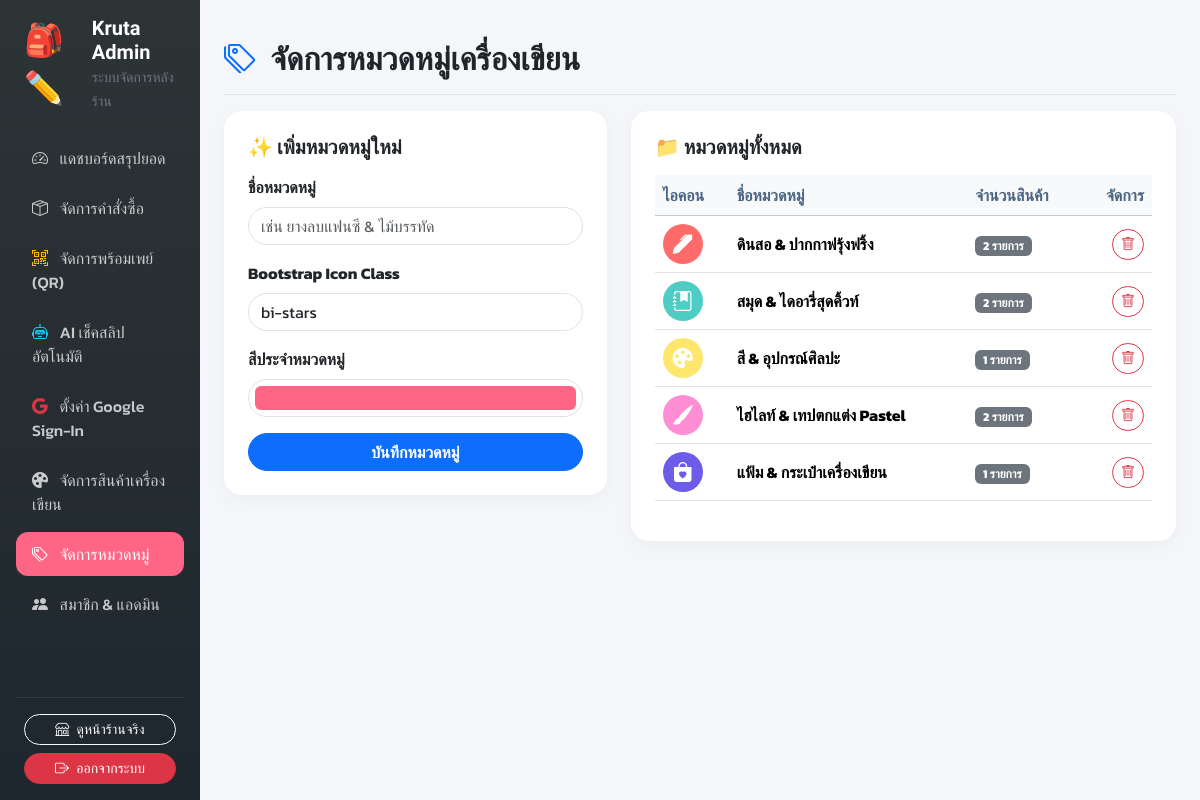
Screenshot of /admin/categories.php (signed in) with the database file from the repository.
### tables this page shows
CREATE TABLE IF NOT EXISTS `categories` (
  `id` INT AUTO_INCREMENT PRIMARY KEY,
  `name` VARCHAR(100) NOT NULL,
  `icon` VARCHAR(50) DEFAULT 'bi-bookmark-star',
  `color` VARCHAR(20) DEFAULT '#FF6B6B'
);

### admin/categories.php (the view, shortened to what this page needs)
<?php
require_once '../config.php';
$categories = $conn->query("SELECT c.*, COUNT(p.id) as product_count FROM categories c LEFT JOIN products p ON c.id = p.category_id GROUP BY c.id ORDER BY c.id ASC")->fetchAll();
require_once 'header.php';
?>
<div class="d-flex justify-content-between flex-wrap flex-md-nowrap align-items-center pt-3 pb-2 mb-3 border-bottom">
    <h1 class="h2 fw-bold font-mali"><i class="bi bi-tags text-primary me-2"></i> จัดการหมวดหมู่เครื่องเขียน</h1>
</div>
<div class="row g-4">
    <div class="col-md-5">
        <div class="card admin-card p-4 bg-white">
            <h5 class="fw-bold font-mali mb-3">✨ เพิ่มหมวดหมู่ใหม่</h5>
            <form method="POST">
                <div class="mb-3">
                    <label class="form-label fw-bold">ชื่อหมวดหมู่</label>
                    <input type="text" name="name" class="form-control rounded-pill" required placeholder="เช่น ยางลบแฟนซี & ไม้บรรทัด">
                </div>
                <div class="mb-3">
                    <label class="form-label fw-bold">Bootstrap Icon Class</label>
                    <input type="text" name="icon" class="form-control rounded-pill" value="bi-stars" placeholder="เช่น bi-pen-fill, bi-palette-fill">
                </div>
                <div class="mb-3">
                    <label class="form-label fw-bold">สีประจำหมวดหมู่</label>
                    <input type="color" name="color" class="form-control form-control-color w-100 rounded-pill" value="#FF6584">
                </div>
                <button type="submit" name="add_category" class="btn btn-primary rounded-pill w-100 fw-bold">
                    บันทึกหมวดหมู่
                </button>
            </form>
        </div>
    </div>
    <div class="col-md-7">
        <div class="card admin-card p-4 bg-white">
            <h5 class="fw-bold font-mali mb-3">📁 หมวดหมู่ทั้งหมด</h5>
            <div class="table-responsive">
                <table class="table align-middle">
                    <thead class="table-light">
                        <tr>
                            <th>ไอคอน</th>
                            <th>ชื่อหมวดหมู่</th>
                            <th>จำนวนสินค้า</th>
                            <th class="text-end">จัดการ</th>
                        </tr>
                    </thead>
                    <tbody>
                        <?php foreach ($categories as $cat): ?>
                            <tr>
                                <td>
                                    <div class="rounded-circle d-flex align-items-center justify-content-center text-white"
                                         style="width: 40px; height: 40px; background-color: <?= htmlspecialchars($cat['color']) ?>;">
                                        <i class="bi <?= htmlspecialchars($cat['icon']) ?> fs-5"></i>
                                    </div>
                                </td>
                                <td><b class="font-mali"><?= htmlspecialchars($cat['name']) ?></b></td>
                                <td><span class="badge bg-secondary"><?= $cat['product_count'] ?> รายการ</span></td>
                                <td class="text-end">
                                    <a href="categories.php?delete=<?= $cat['id'] ?>" onclick="return confirm('ลบหมวดหมู่นี้ สินค้าในหมวดหมู่นี้จะถูกลบด้วย?')" class="btn btn-sm btn-outline-danger rounded-pill">
                                        <i class="bi bi-trash"></i>
                                    </a>
                                </td>
                            </tr>
                        <?php endforeach; ?>
                    </tbody>
                </table>
            </div>
        </div>
    </div>
</div>
<?php require_once 'footer.php'; ?>

### admin/header.php (shortened to what this page needs)
<!DOCTYPE html>
<html lang="th">
<head>
    <link href="https://cdn.jsdelivr.net/npm/bootstrap@5.3.3/dist/css/bootstrap.min.css" rel="stylesheet">
    <link rel="stylesheet" href="https://cdn.jsdelivr.net/npm/bootstrap-icons@1.11.3/font/bootstrap-icons.min.css">
</head>
<body>
<div class="container-fluid">
    <div class="row">
        <nav class="col-md-3 col-lg-2 d-md-block admin-sidebar p-3 collapse d-md-flex flex-column">
            <div class="d-flex align-items-center gap-2 mb-4 px-2">
                <span class="fs-2">🎒✏️</span>
                <div>
                    <h5 class="fw-bold mb-0 text-white" style="font-family: 'Mali', cursive;">Kruta Admin</h5>
                    <small class="text-secondary">ระบบจัดการหลังร้าน</small>
                </div>
            </div>
            <ul class="nav flex-column mb-auto">
                <li class="nav-item">
                    <a class="nav-link <?= basename($_SERVER['PHP_SELF']) == 'index.php' ? 'active' : '' ?>" href="index.php">
                        <i class="bi bi-speedometer2 me-2"></i> แดชบอร์ดสรุปยอด
                    </a>
                </li>
                <li class="nav-item">
                    <a class="nav-link <?= basename($_SERVER['PHP_SELF']) == 'orders.php' ? 'active' : '' ?>" href="orders.php">
                        <i class="bi bi-box-seam me-2"></i> จัดการคำสั่งซื้อ
                    </a>
                </li>
                <li class="nav-item">
                    <a class="nav-link <?= basename($_SERVER['PHP_SELF']) == 'promptpay_settings.php' ? 'active' : '' ?>" href="promptpay_settings.php">
                        <i class="bi bi-qr-code-scan me-2 text-warning"></i> จัดการพร้อมเพย์ (QR)
                    </a>
                </li>
                <li class="nav-item">
                    <a class="nav-link <?= basename($_SERVER['PHP_SELF']) == 'ai_settings.php' ? 'active' : '' ?>" href="ai_settings.php">
                        <i class="bi bi-robot me-2 text-info"></i> AI เช็คสลิปอัตโนมัติ
                    </a>
                </li>
                <li class="nav-item">
                    <a class="nav-link <?= basename($_SERVER['PHP_SELF']) == 'google_settings.php' ? 'active' : '' ?>" href="google_settings.php">
                        <i class="bi bi-google me-2 text-danger"></i> ตั้งค่า Google Sign-In
                    </a>
                </li>
                <li class="nav-item">
                    <a class="nav-link <?= basename($_SERVER['PHP_SELF']) == 'products.php' ? 'active' : '' ?>" href="products.php">
                        <i class="bi bi-palette-fill me-2"></i> จัดการสินค้าเครื่องเขียน
                    </a>
                </li>
                <li class="nav-item">
                    <a class="nav-link <?= basename($_SERVER['PHP_SELF']) == 'categories.php' ? 'active' : '' ?>" href="categories.php">
                        <i class="bi bi-tags me-2"></i> จัดการหมวดหมู่
                    </a>
                </li>
                <li class="nav-item">
                    <a class="nav-link <?= basename($_SERVER['PHP_SELF']) == 'users.php' ? 'active' : '' ?>" href="users.php">
                        <i class="bi bi-people-fill me-2"></i> สมาชิก & แอดมิน
                    </a>
                </li>
            </ul>
            <hr class="text-secondary">
            <div class="px-2">
                <a href="../index.php" class="btn btn-outline-light btn-sm w-100 rounded-pill mb-2">
                    <i class="bi bi-shop me-1"></i> ดูหน้าร้านจริง
                </a>
                <a href="../logout.php" class="btn btn-danger btn-sm w-100 rounded-pill">
                    <i class="bi bi-box-arrow-right me-1"></i> ออกจากระบบ
                </a>
            </div>
        </nav>
        <main class="col-md-9 ms-sm-auto col-lg-10 px-md-4 py-4">

### admin/footer.php (shortened to what this page needs)
        </main>
    </div>
</div>
</body>
</html>

### admin/header.php (style rules this page uses)
body { font-family: 'Kanit', sans-serif; background-color: #f4f6f9; }
.admin-sidebar { min-height: 100vh; background: linear-gradient(180deg, #2D3436 0%, #1e272e 100%); color: #fff; }
.admin-sidebar .nav-link { color: rgba(255,255,255,0.75); border-radius: 12px; padding: 10px 16px; margin-bottom: 6px; transition: all 0.2s; font-weight: 500; }
.admin-sidebar .nav-link:hover, .admin-sidebar .nav-link.active { color: #fff; background: #FF6584; }
.admin-card { border-radius: 18px; border: none; box-shadow: 0 5px 20px rgba(0,0,0,0.04); transition: transform 0.3s ease; }
.table thead th { font-weight: 600; color: #4b6584; border-top: none; }

### rows the page displays
categories: name "ดินสอ & ปากกาฟรุ้งฟริ้ง", product_count "2"
categories: name "สมุด & ไดอารี่สุดคิ้วท์", product_count "2"
categories: name "สี & อุปกรณ์ศิลปะ", product_count "1"
categories: name "ไฮไลท์ & เทปตกแต่ง Pastel", product_count "2"
categories: name "แฟ้ม & กระเป๋าเครื่องเขียน", product_count "1"
